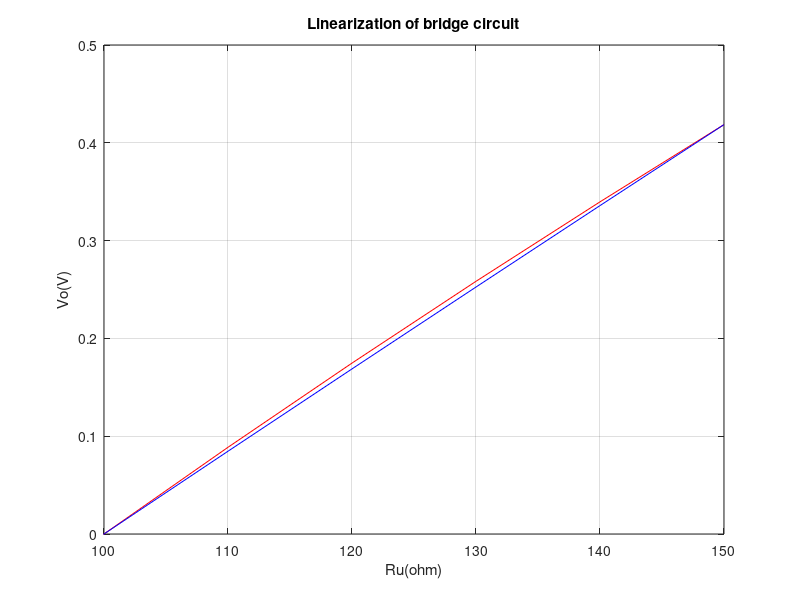

This chart was generated by the following MATLAB code:
clear
clf

x = [50:10:150];
r1 = 100;
r2 = 100;
r3 = 100;
ru = 100;

for i=1:11
    Ru = ru +((x(i)-100)*0.3);
    y(i) = 12*((r2/(r2+r1))-(r3/(r3+Ru)));
    y2(i) = 34.228*((1000/(1000+r1))-(1000/(1000+Ru)));
end

figure(1),plot(x,y,'r',x,y2,'b'),grid on
axis([100 150 0 .5])
title('Linearization of bridge circuit')
xlabel('Ru(ohm)');
ylabel('Vo(V)');